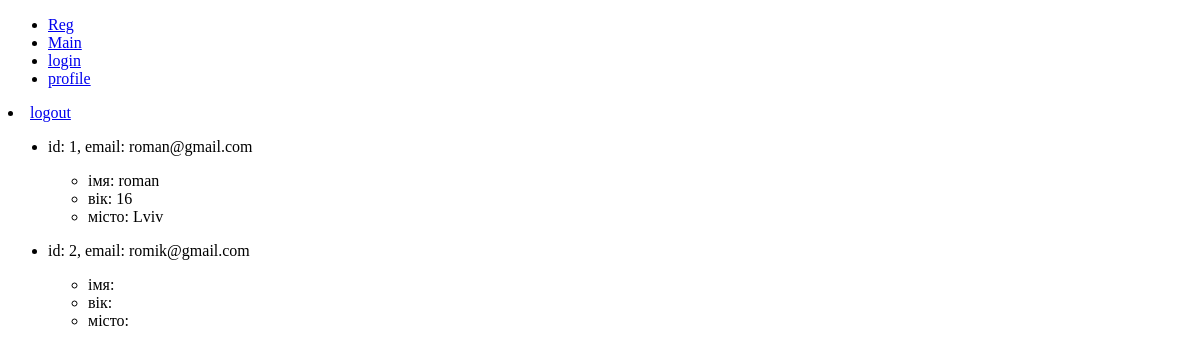
The page /profile (signed in) on the database as committed earlier.
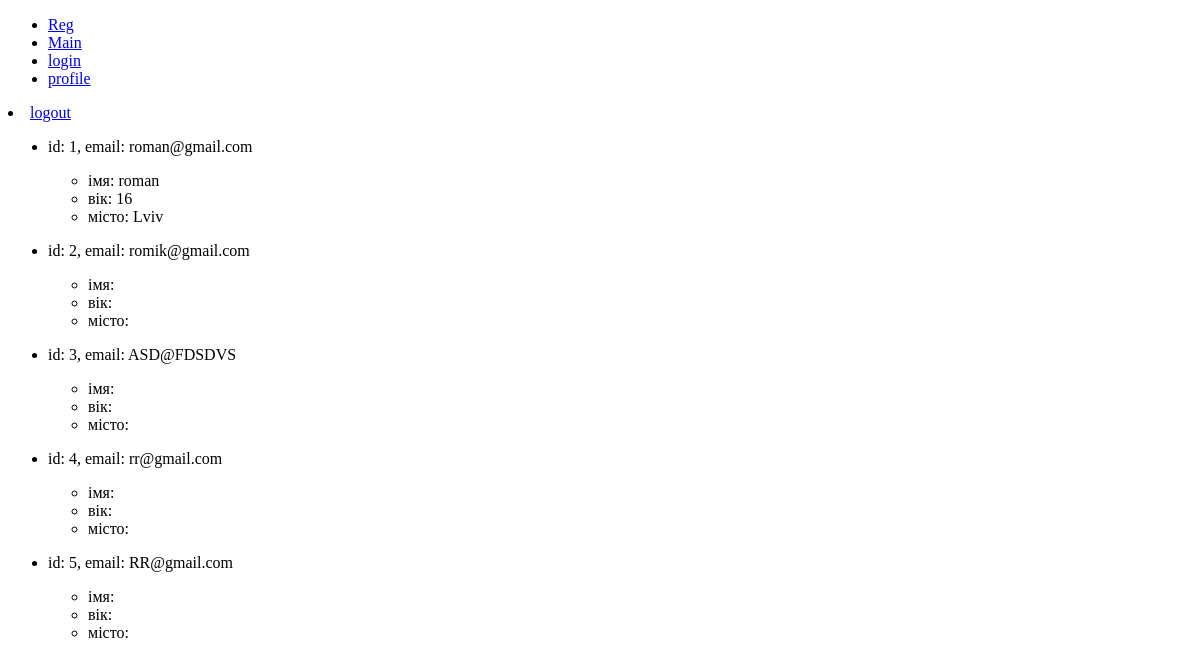
The same page on the database as committed later.
### app.py (models this page shows, shortened)
class Users(UserMixin, db.Model):
    id = db.Column(db.Integer, primary_key=True)
    email = db.Column(db.String(100), nullable=False)
    psw = db.Column(db.String(100), nullable=False)
    date = db.Column(db.DateTime, default=datetime.now())
    pr = db.relationship('Profiles', backref='users', uselist=False)

class Profiles(db.Model):
    id = db.Column(db.Integer, primary_key=True)
    name = db.Column(db.String(100), nullable=False, unique=True)
    old = db.Column(db.String(100), nullable=False)
    city = db.Column(db.String(100), nullable=False)
    user_id = db.Column(db.Integer, db.ForeignKey('users.id'))

### app.py (the view)
@app.route('/profile')
@login_required
def profile():
    info = []
    try:
        info = Users.query.all()
    except:
        print("помилка при читанні")
    return render_template("profile.html", list=info)

### app.py (called while the page is built)
@login_manager.user_loader
def load_user(user_id):
    return Users.query.filter_by(id=user_id).first()

### templates/profile.html (shortened to what this page needs)
{% extends '__layout.html' %}
{% block content %}
<li><a class="py-2 d-none d-md-inline-block default_pointer_cs" href="/logout">logout</a></li>
<ul>
{% for u in list %}
<li><p>id: {{u.id}}, email: {{u.email}}</p>
    <ul>
    <li>імя: {{u.pr.name}}</li>
    <li>вік: {{u.pr.old}}</li>
    <li>місто: {{u.pr.city}}</li>
    </ul>
</li>
{% endfor %}
</ul>
{% endblock %}

### templates/__layout.html (shortened to what this page needs)
<!DOCTYPE html>
<html lang="en">
<head>
</head>
<body>
<ul class="mainmenu">
<li><a class="py-2 d-none d-md-inline-block default_pointer_cs" href="/register">Reg</a></li>
<li><a class="py-2 d-none d-md-inline-block default_pointer_cs" href="/">Main</a></li>
<li><a class="py-2 d-none d-md-inline-block default_pointer_cs" href="/login">login</a></li>
<li><a class="py-2 d-none d-md-inline-block default_pointer_cs" href="/profile">profile</a></li>
</ul>
<div>
    {% block content %}
    {% endblock %}
</div>
</body>
</html>

Rows that differ between the two databases and show on the page:
added Users: id "3", email "ASD@FDSDVS"
added Users: id "4", email "rr@gmail.com"
added Users: id "5", email "RR@gmail.com"
